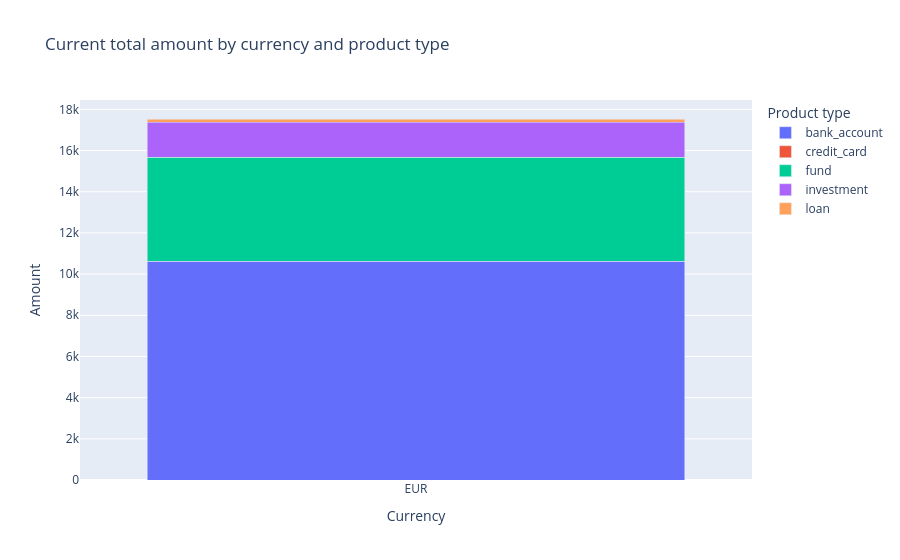

The code cell stored with this chart in its notebook:
### Markdown cell above
## Total amount

### Code cell
type_by_currency = (
    latest_df.groupby(["currency", "product_type"], as_index=False)["amount"]
    .sum()
)

fig = px.bar(
    type_by_currency,
    x="currency",
    y="amount",
    color="product_type",
    title="Current total amount by currency and product type",
    labels={"currency": "Currency", "amount": "Amount", "product_type": "Product type"},
    hover_data={"amount": ":,.2f"},
)
fig.update_layout(barmode="stack", legend_title_text="Product type")
fig.show()

### Figure 1 — Plotly figure (JSON) as saved in the notebook; plotly's stock layout.template omitted (floating-point values rounded to 4 significant figures)
{"data": [{"hovertemplate": "Product type=bank_account<br>Currency=%{x}<br>Amount=%{y:,.2f}<extra></extra>", "legendgroup": "bank_account", "marker": {"color": "#636efa", "pattern": {"shape": ""}}, "name": "bank_account", "orientation": "v", "showlegend": true, "textposition": "auto", "type": "bar", "x": ["EUR"], "xaxis": "x", "y": [10650.0], "yaxis": "y"}, {"hovertemplate": "Product type=credit_card<br>Currency=%{x}<br>Amount=%{y:,.2f}<extra></extra>", "legendgroup": "credit_card", "marker": {"color": "#EF553B", "pattern": {"shape": ""}}, "name": "credit_card", "orientation": "v", "showlegend": true, "textposition": "auto", "type": "bar", "x": ["EUR"], "xaxis": "x", "y": [-15.89], "yaxis": "y"}, {"hovertemplate": "Product type=fund<br>Currency=%{x}<br>Amount=%{y:,.2f}<extra></extra>", "legendgroup": "fund", "marker": {"color": "#00cc96", "pattern": {"shape": ""}}, "name": "fund", "orientation": "v", "showlegend": true, "textposition": "auto", "type": "bar", "x": ["EUR"], "xaxis": "x", "y": [5031.0], "yaxis": "y"}, {"hovertemplate": "Product type=investment<br>Currency=%{x}<br>Amount=%{y:,.2f}<extra></extra>", "legendgroup": "investment", "marker": {"color": "#ab63fa", "pattern": {"shape": ""}}, "name": "investment", "orientation": "v", "showlegend": true, "textposition": "auto", "type": "bar", "x": ["EUR"], "xaxis": "x", "y": [1868.0], "yaxis": "y"}, {"hovertemplate": "Product type=loan<br>Currency=%{x}<br>Amount=%{y:,.2f}<extra></extra>", "legendgroup": "loan", "marker": {"color": "#FFA15A", "pattern": {"shape": ""}}, "name": "loan", "orientation": "v", "showlegend": true, "textposition": "auto", "type": "bar", "x": ["EUR"], "xaxis": "x", "y": [-166.8], "yaxis": "y"}], "layout": {"barmode": "stack", "legend": {"title": {"text": "Product type"}, "tracegroupgap": 0}, "title": {"text": "Current total amount by currency and product type"}, "xaxis": {"anchor": "y", "domain": [0, 1], "title": {"text": "Currency"}}, "yaxis": {"anchor": "x", "domain": [0, 1], "title": {"text": "Amount"}}}}
